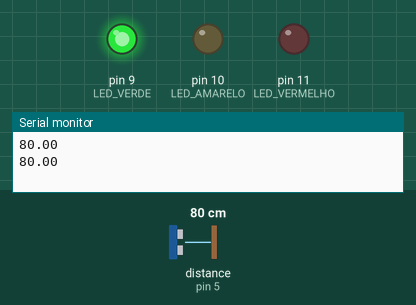
Simulated run of this sketch. Board: Arduino Uno, built with avr-gcc and run on an emulated ATmega328P. On the bench: output pins drawn as LEDs (lit = HIGH), the last lines printed to the serial monitor. The test bench sets the inputs (shaded band); at power-on: distance to the obstacle (sensor on pin 5) 80 cm. The echo pulse lasts 58.3 µs per cm.

Above: at 1.8 s.
1.9 s: distance to the obstacle (sensor on pin 5) set to 55 cm
3.4 s: distance to the obstacle (sensor on pin 5) set to 47 cm
At 5.2 s:
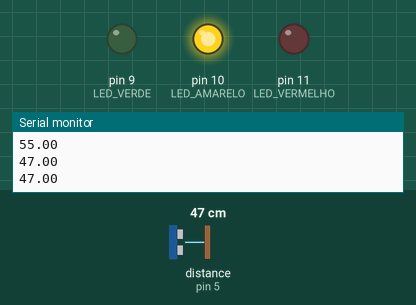
5.5 s: distance to the obstacle (sensor on pin 5) set to 21 cm
7.2 s: distance to the obstacle (sensor on pin 5) set to 17 cm
At 8.6 s:
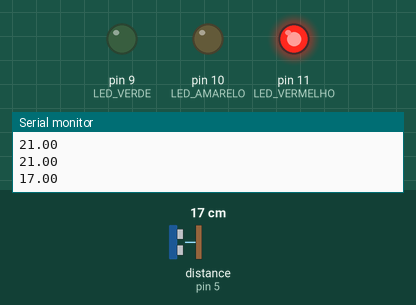
9.5 s: distance to the obstacle (sensor on pin 5) set to 35 cm
At 10.3 s:
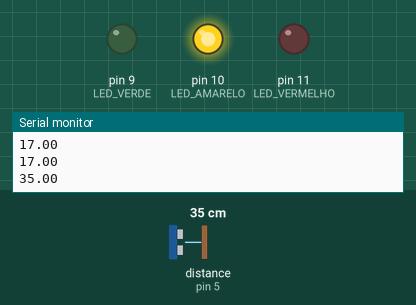
11.5 s: distance to the obstacle (sensor on pin 5) set to 2 cm
At 13.2 s:
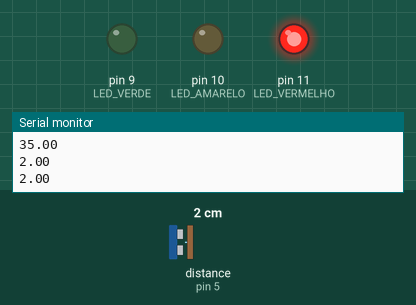
Timing chart, 0 to 14.5 s (numbered marks = the images above; inputs shaded):
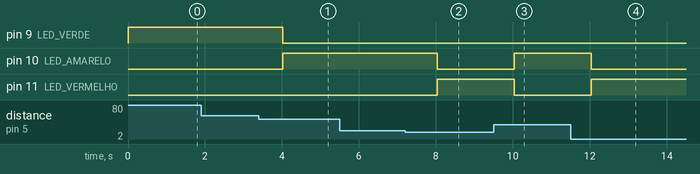

Measured:
- the behaviour switches between 50 and 49 cm on distance to the obstacle (sensor on pin 5) (found by bisection; images 0 and 1)
- the behaviour switches between 20 and 19 cm on distance to the obstacle (sensor on pin 5) (found by bisection; images 1 and 2)
- after the input at 3.4 s, pin 9 (LED_VERDE): HIGH → LOW after 0.62 s; pin 10 (LED_AMARELO): LOW → HIGH after 0.62 s
- after the input at 7.2 s, pin 10 (LED_AMARELO): HIGH → LOW after 0.83 s; pin 11 (LED_VERMELHO): LOW → HIGH after 0.83 s
- after the input at 9.5 s, pin 10 (LED_AMARELO): LOW → HIGH after 0.54 s; pin 11 (LED_VERMELHO): HIGH → LOW after 0.54 s
- after the input at 11.5 s, pin 10 (LED_AMARELO): HIGH → LOW after 0.54 s; pin 11 (LED_VERMELHO): LOW → HIGH after 0.54 s

The sketch:

ultrasonico.ino
```cpp
#include <HCSR04.h> //Importa a biblioteca para lidar com o sensor

const int PIN_TRIGGER=4; //Configuração dos pinos
const int PIN_ECHO=5;
const int LED_VERMELHO=11;
const int LED_AMARELO=10;
const int LED_VERDE=9;

UltraSonicDistanceSensor sensor(PIN_TRIGGER,PIN_ECHO); // Cria o sensor Ultrassônico

void setup() {
  pinMode(LED_VERMELHO,OUTPUT);
  pinMode(LED_AMARELO,OUTPUT);
  pinMode(LED_VERDE,OUTPUT);
  Serial.begin(9600);//Inicia o serial para escrever as distâncias medidas

}
void resetLeds(){//Desliga todos os LEDS

  digitalWrite(LED_VERMELHO,LOW);
  digitalWrite(LED_VERDE,LOW);
  digitalWrite(LED_AMARELO,LOW);
}
void loop() {

  double distancia=sensor.measureDistanceCm();//Realiza a medição da distância em Centímetros
  Serial.println(distancia);
  resetLeds();
  if (distancia!=-1.0){//Se a função retornar -1.0 significa que não existem objetos no alcance do sensor
     if (distancia<20.0){//Se menor do que 20, acede o vermelho
      digitalWrite(LED_VERMELHO,HIGH);
    }else if(distancia<50.0){//Menor do que 50 acende o amarelo
      digitalWrite(LED_AMARELO,HIGH);
    }else{//Acende o verde nas demais opções
      digitalWrite(LED_VERDE,HIGH);
    }
  }

  delay(1000);

}
```
